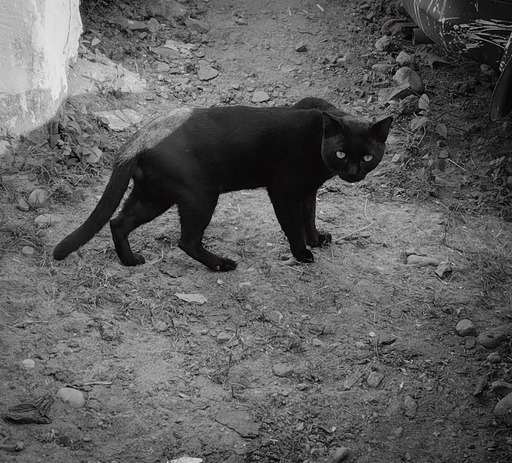
#> input picture images/cat_512.jpg, 512 x 463 px
$ python gaussian.py --input ../images/cat_512.jpg
#> lines starting #> are read from the running program, lines starting #| are printed output that depends on the picture
### utils/utils.py
import numpy as np
import matplotlib

try:
    import tkinter
    print("tkinter is installed, using it as backend for matplotlib")
    matplotlib.use('TkAgg')
except ImportError:
    print("tkinter is not installed, using default backend for matplotlib")


import matplotlib.pyplot as plt
import matplotlib.image as mpimg
import os

def openRGB(path, grayscale = False):
#> called with path = '../images/cat_512.jpg', grayscale = False
    assert os.path.exists(path), f"Image path doesn't exist. {path}"
    return mpimg.imread(path)
#> returned value is the input picture: shape (463, 512, 3); mean R, G, B 94.6, 94.5, 94.6

# [90 lines left out: functions grayscale, isGray, showRGB, compareToOriginal, FFT, image_FFT and 2 more, not called in this run]

class filters:
    # type = ["mean", "gausian"]
    # [8 lines left out: function generateKernel, not called in this run]

    def Gaussian(self, x,y, variance):
        kernel = np.exp((x**2 + y**2)/(-2*variance))/((2*np.pi)*variance)
        return kernel

    # [27 lines left out: functions Gaussian_kernel, median_filter, not called in this run]


### noise/gaussian.py
import argparse
from utils.utils import openRGB, showRGB, filters, conv2D, compareToOriginal
import numpy as np
import matplotlib.pyplot as plt

parser = argparse.ArgumentParser()
parser.add_argument('--input', type=str,
                    help='path to the input image')

parser.add_argument('--show', action='store_true')
# parser.add_argument('--compare', action='store_true')
parser.add_argument('--output', type=str,
                    help="path to save the file")

parser.add_argument('--mean', type=float, default=0.0,
                    help='mean of the Gaussian dist')

parser.add_argument('--std', type=float, default=50.0,
                    help='standard deviation of the Gaussian dist')

args = parser.parse_args()

if __name__ == "__main__":

    img = openRGB(args.input)
    gaussian_noise = np.random.normal(args.mean, args.std, img.shape)

    noisy_img = img + gaussian_noise
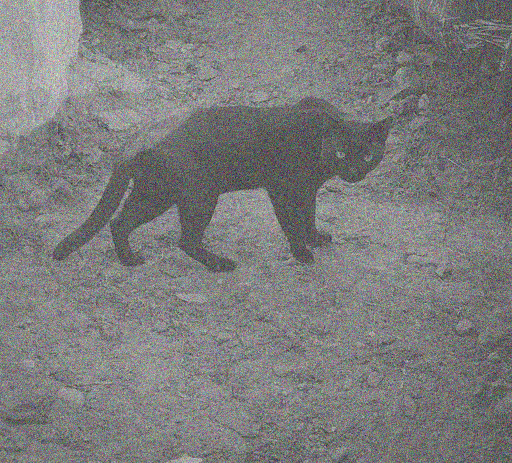
#> noisy_img: shape (463, 512, 3) float64; mean R, G, B 94.8, 94.7, 94.6; drawn with min black and max white
    noisy_img = np.clip(noisy_img, 0, 255).astype(np.uint8)
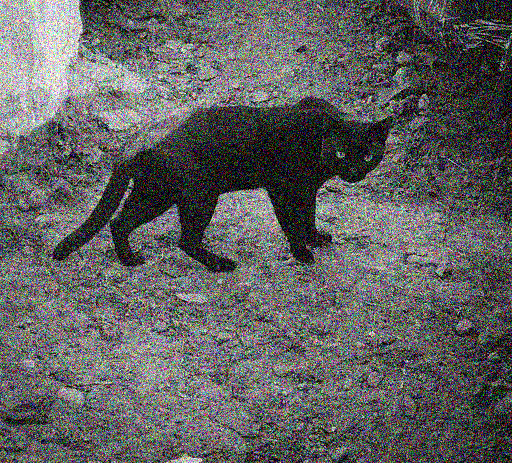
#> noisy_img: shape (463, 512, 3); mean R, G, B 96.7, 96.6, 96.5

#> (the run stopped early here; a loop or call above may not have finished)

$ run again, on images/fog_512.jpg
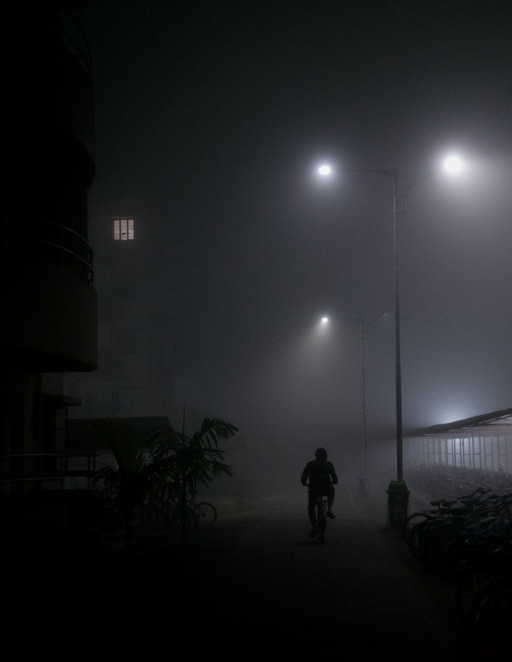
#> input picture images/fog_512.jpg, 512 x 662 px
#> in openRGB, returned value is the input picture: shape (662, 512, 3); mean R, G, B 31.5, 32.9, 35
#> `noisy_img = img + gaussian_noise`:
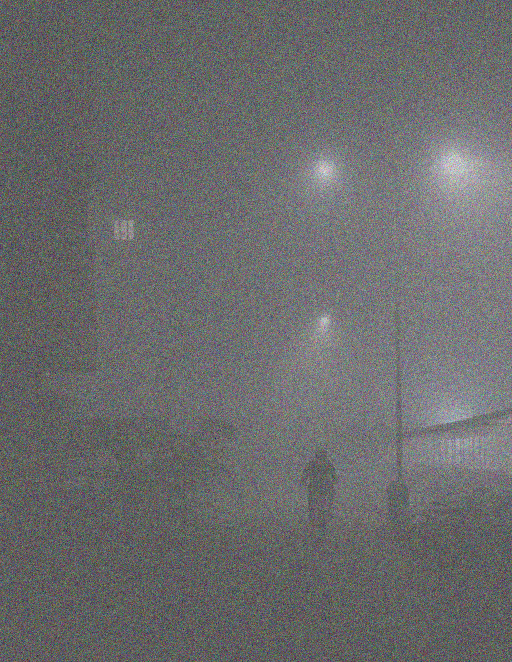
#> noisy_img: shape (662, 512, 3) float64; mean R, G, B 31.6, 33, 34.9; drawn with min black and max white
#> `noisy_img = np.clip(noisy_img, 0, 255).astype(np.uint8)`:
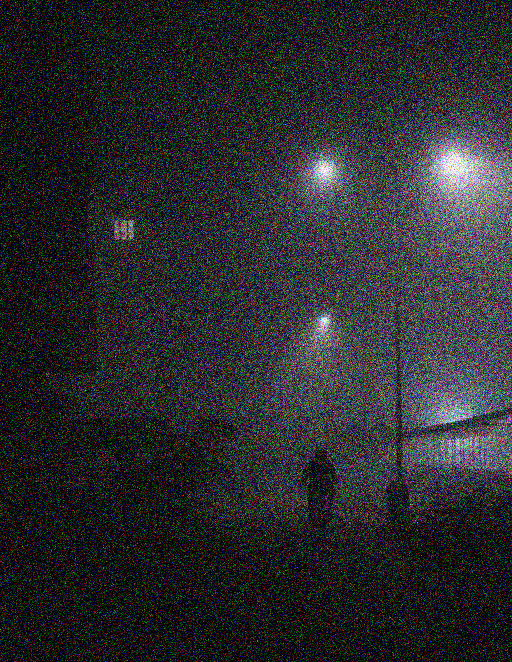
#> noisy_img: shape (662, 512, 3); mean R, G, B 42.2, 43.2, 45.1

$ run again, on images/lush_512.jpg
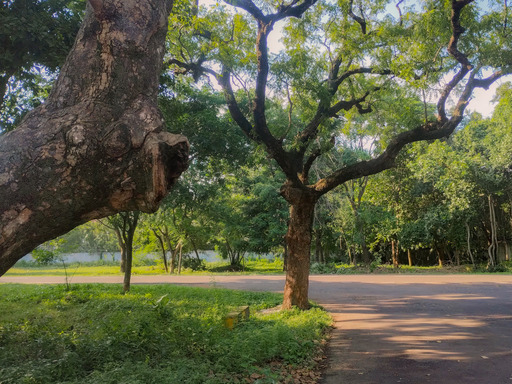
#> input picture images/lush_512.jpg, 512 x 384 px
#> in openRGB, returned value is the input picture: shape (384, 512, 3); mean R, G, B 92.1, 95.4, 69.6
#> `noisy_img = img + gaussian_noise`:
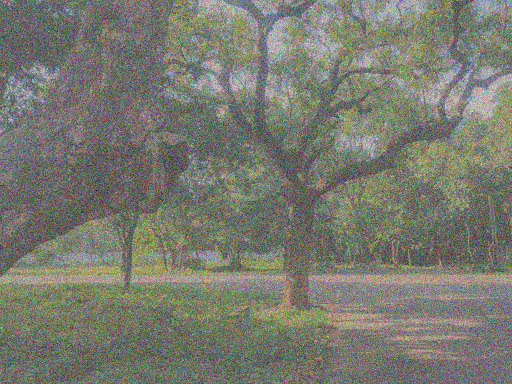
#> noisy_img: shape (384, 512, 3) float64; mean R, G, B 92.2, 95.6, 69.7; drawn with min black and max white
#> `noisy_img = np.clip(noisy_img, 0, 255).astype(np.uint8)`:
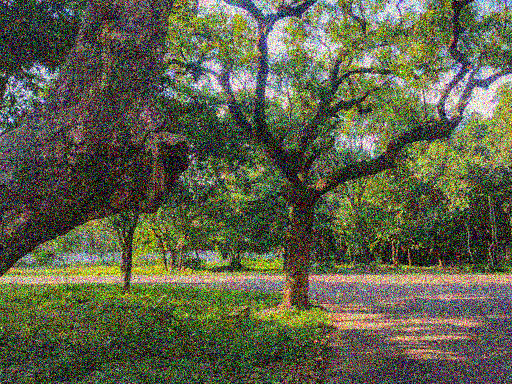
#> noisy_img: shape (384, 512, 3); mean R, G, B 93.6, 96.8, 73.1
